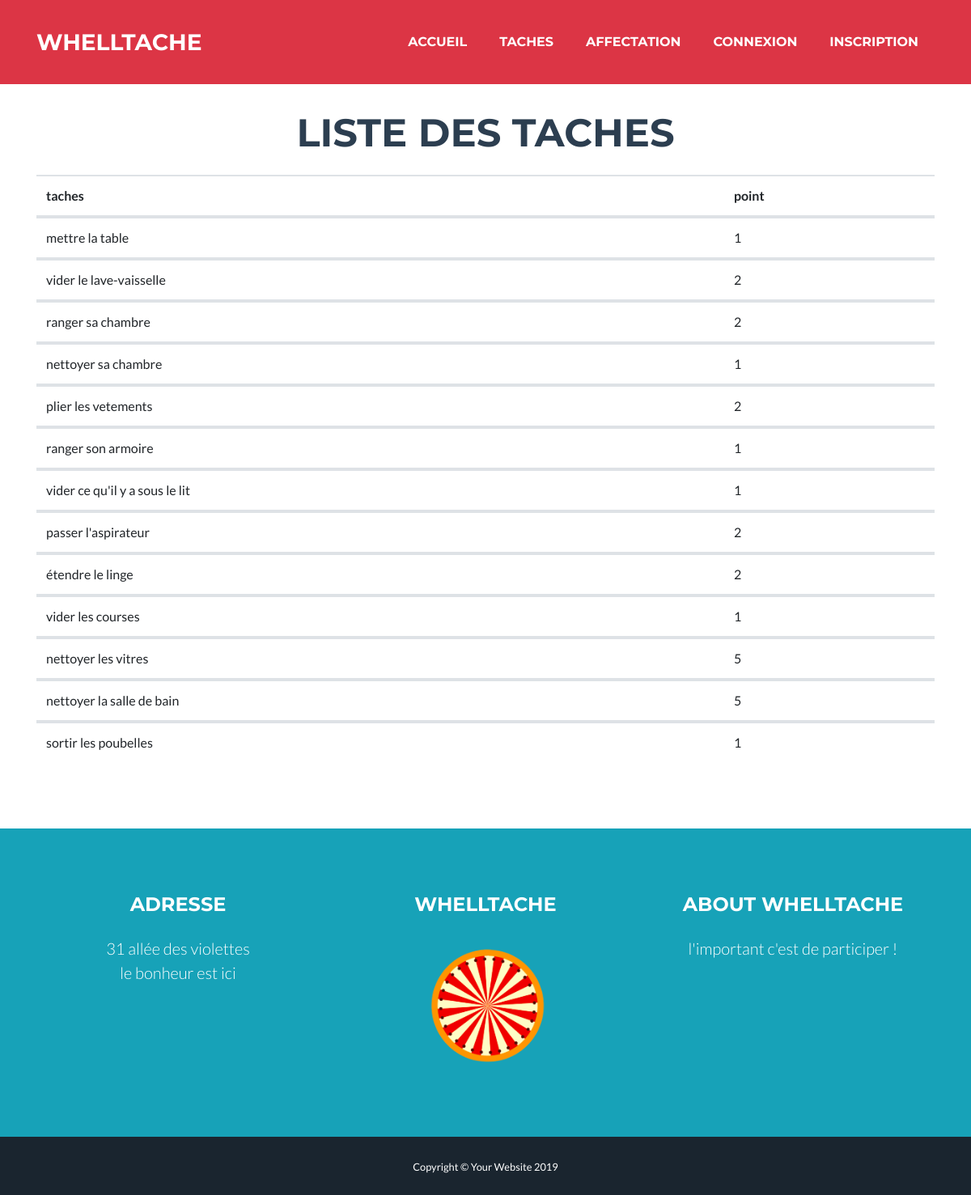
The page /index.php?page=tache on the database its author committed.
### tables this page shows
CREATE TABLE `tache` (
  `id` bigint(20) NOT NULL,
  `libelle` varchar(255) NOT NULL,
  `points` int(11) NOT NULL
);

### pages/tache.php (the view)
<section class="page-section portfolio" id="portfolio">
    <div class="container">
        <?php
        $sql = "SELECT * FROM tache ";
        $statement = $dbh->prepare($sql);
        $resultat = $statement->execute();
        $taches = $statement->fetchAll();
        ?>
        <h2 class="page-section-heading text-center text-uppercase text-secondary p-4">LISTE DES TACHES</h2>
        <table class="table">
            <thead >
            <tr>
                <th>taches</th>
                <th>point</th>
            </tr>
            </thead>
            <?php foreach($taches as $tache) { ?>
            <tbody>
            <tr>
                <td><?php echo $tache['libelle']; ?></td>
                <td><?php echo $tache['points']; ?></td>
                <?php } ?>
            </tr>
            </tbody>
        </table>
    </div>
</section>

### index.php (shortened to what this page needs)
<!DOCTYPE html>
<html lang="en">
<head>
<?php
require "parts/header.php";
if(isset($_GET["page"])) {
    $page = "pages/".$_GET["page"].".php";
    if (file_exists($page)) {
        require $page;
    } else {
        require "pages/404.php";
    }
} else {
    require "pages/jeu.php";
}
require "parts/footer.php";

### parts/header.php (shortened to what this page needs)
<link href="vendor/fontawesome-free/css/all.min.css" rel="stylesheet" type="text/css">
<link href="css/freelancer.css" rel="stylesheet">
</head>
<body id="page-top">
<nav class="navbar navbar-expand-lg bg-danger text-uppercase fixed-top" id="mainNav">
    <div class="container">
        <a class="navbar-brand js-scroll-trigger" href="#page-top">WhellTache</a>
        <div class="collapse navbar-collapse" id="navbarResponsive">
            <ul class="navbar-nav ml-auto">
                <li class="nav-item mx-0 mx-lg-1">
                    <a class="nav-link py-3 px-0 px-lg-3 rounded js-scroll-trigger"
                       href="index.php?page=jeu">Accueil</a>
                </li>
                <li class="nav-item mx-0 mx-lg-1">
                    <a class="nav-link py-3 px-0 px-lg-3 rounded js-scroll-trigger"
                       href="index.php?page=tache">Taches</a>
                </li>
                <li class="nav-item mx-0 mx-lg-1">
                    <a class="nav-link py-3 px-0 px-lg-3 rounded js-scroll-trigger"
                       href="index.php?page=affectation">Affectation</a>
                </li>
                <?php if ($_SESSION["isConnected"] == false) {
                    echo '<li class="nav-item mx-0 mx-lg-1">
                    <a class="nav-link py-3 px-0 px-lg-3 rounded js-scroll-trigger" href="index.php?page=connexion">Connexion</a>
                </li>';
                    echo '<li class="nav-item mx-0 mx-lg-1">
                    <a class="nav-link py-3 px-0 px-lg-3 rounded js-scroll-trigger" href="index.php?page=inscription">Inscription</a>
                </li>';
                } else {
                    echo '<li class="nav-item mx-0 mx-lg-1">
                    <a class="nav-link py-3 px-0 px-lg-3 rounded js-scroll-trigger" href="index.php?dec">Deconnection</a>
                </li>';
                    echo  '<p> '.$_SESSION["userConnected"]["nom"].' est connecté </p> ';
                }
                ?>
            </ul>
        </div>
    </div>
</nav>

### parts/footer.php (shortened to what this page needs)
<footer class="footer text-center">
    <div class="container">
        <div class="row">
            <div class="col-lg-4 mb-5 mb-lg-0">
                <h4 class="text-uppercase mb-4">Adresse</h4>
                <p class="lead mb-0">31 allée des violettes
                    <br>le bonheur est ici</p>
            </div>
            <div class="col-lg-4 mb-5 mb-lg-0">
                <h4 class="text-uppercase mb-4">WHELLTACHE</h4>
                <div id="roue" class="wheel" >
                    <img class="roue" src="img/roue.png" alt="" style="width: 200px">
                </div>
            </div>
            <div class="col-lg-4">
                <h4 class="text-uppercase mb-4">About WhellTache</h4>
                <p class="lead mb-0">l'important c'est de participer !
            </div>
        </div>
    </div>
</footer>
<section class="copyright py-4 text-center text-white">
    <div class="container">
        <small>Copyright &copy; Your Website 2019</small>
    </div>
</section>
</body>
</html>

### rows shown on the page
tache: libelle "mettre la table", points "1"
tache: libelle "vider le lave-vaisselle", points "2"
tache: libelle "ranger sa chambre", points "2"
tache: libelle "nettoyer sa chambre", points "1"
tache: libelle "plier les vetements", points "2"
tache: libelle "ranger son armoire", points "1"
tache: libelle "vider ce qu'il y a sous le lit", points "1"
tache: libelle "passer l'aspirateur", points "2"
tache: libelle "étendre le linge", points "2"
tache: libelle "vider les courses", points "1"
tache: libelle "nettoyer les vitres", points "5"
tache: libelle "nettoyer la salle de bain", points "5"
tache: libelle "sortir les poubelles", points "1"
